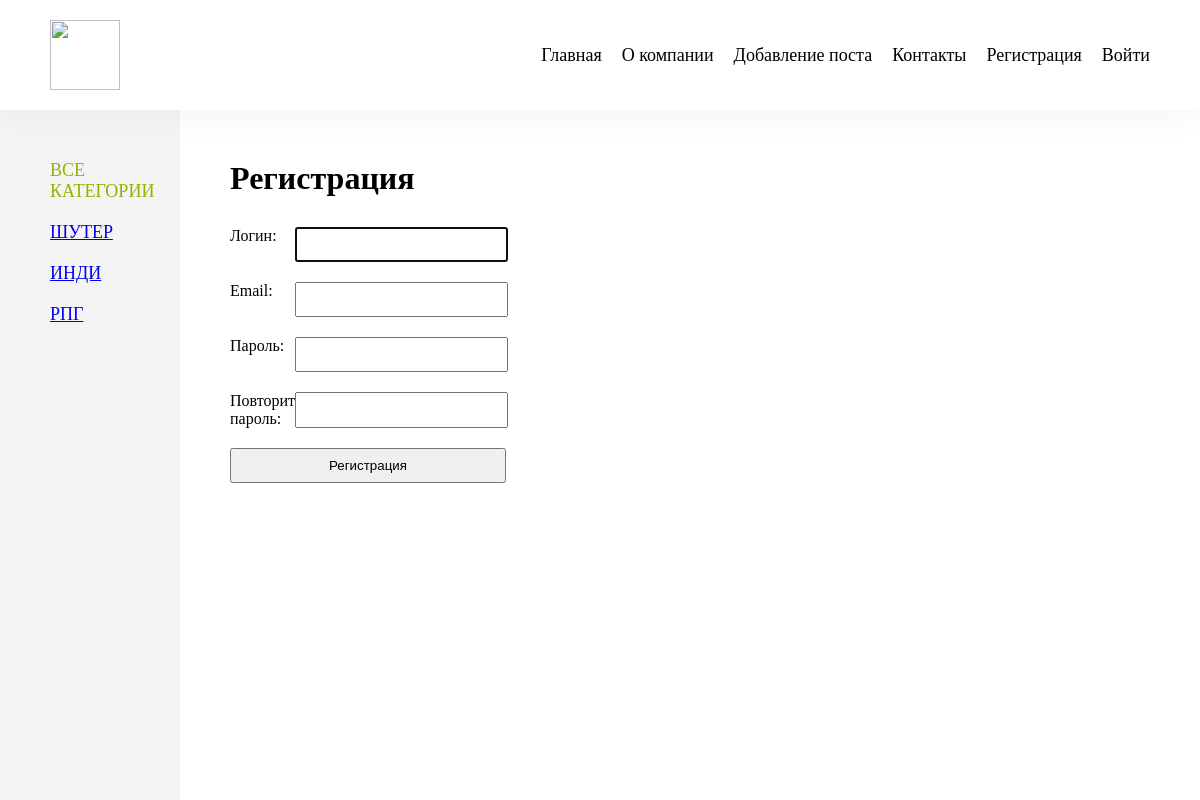
Screenshot of /register/ with the database file from the repository.
### index/models.py (models this page shows, shortened)
class Category(models.Model):
    name = models.CharField(max_length=100, db_index=True, verbose_name='Категория')
    slug = models.SlugField(max_length=255, unique=True, db_index=True, verbose_name='URL')
    def get_absolute_url(self):
        return reverse('category', kwargs={'cat_slug': self.slug})
    class Meta:
        verbose_name = 'Категория'
        verbose_name_plural = 'Категории'
        ordering = ['id']

### index/views.py (the view)
# urls.py: path('register/', RegisterUser.as_view(), name='register'),
class RegisterUser(DataMixin, CreateView):
    form_class = RegisterUserForm
    template_name = 'index/register.html'
    success_url = reverse_lazy('login')
    def get_context_data(self, *, object_list=None, **kwargs):
        context = super().get_context_data(**kwargs)
        c_def = self.get_user_context(title='Регистрация')
        return dict(list(context.items()) + list(c_def.items()))

### index/forms.py
class RegisterUserForm(UserCreationForm):
    username = forms.CharField(label='Логин',widget=forms.TextInput(attrs={'class': 'form__input'}))
    email = forms.EmailField(label='Email',widget=forms.EmailInput(attrs={'class': 'form__input'}))
    password1 = forms.CharField(label='Пароль', widget=forms.PasswordInput(attrs={'class': 'form__input'}))
    password2 = forms.CharField(label='Повторите пароль', widget=forms.PasswordInput(attrs={'class': 'form__input'}))
    class Meta:
        model = User
        fields = ('username','email', 'password1', 'password2')

### index/templatetags/index_tags.py (called while the page is built)
@register.inclusion_tag('index/list_categories.html')
def show_categories(sort=None, cat_selected=0):
    if not sort:
        cats = Category.objects.all()
    else:
        cats = Category.objects.order_by(sort)
    return {'cats': cats, 'cat_selected': cat_selected}

@register.inclusion_tag('index/header.html')
def show_header():
    menu = [
        {'title': 'Главная', 'url_name': 'home'},
        {'title': 'О компании', 'url_name': 'about'},
        {'title': 'Добавление поста', 'url_name': 'addpost'},
        {'title': 'Контакты', 'url_name': 'contact'},
        {'title': 'Регистрация', 'url_name': 'register'},
        {'title': 'Войти', 'url_name': 'login'}
    ]
    return {'menu': menu}

### index/utils.py (called while the page is built)
    def get_user_context(self, **kwargs):
        context = kwargs
        cats = cache.get('cats')
        if not cats:
            cats = Category.objects.all()
            cache.set('cats', cats, 60)
        context['cats'] = cats
        if 'cat_selected' not in context:
            context['cat_selected'] = 0
        return context

### index/templates/index/register.html (shortened to what this page needs)
{% extends 'index/base.html' %}
{% block content %}
    <h1 class="post__title">{{ title }}</h1>
    <form method="post" class="form">
        {% for field in form %}
                <div class="form__row">
                    <div class="form__input">
                        <label class="form__label" for="field.id_for_label">{{ field.label }}: </label>
                        {{ field }}
                    </div>
                </div>
            {% endfor %}
        <button type="submit" class="form__button">Регистрация</button>
    </form>
{% endblock %}

### index/templates/index/list_categories.html
{% for cat in cats %}
    {% if cat.pk == cat_selected %}
        <li class="selected">{{ cat.name }}</li>
    {% else %}
        <li><a href="{{ cat.get_absolute_url }}">{{ cat.name }}</a></li>
    {% endif %}
{% endfor %}

### index/static/index/css/style.css (style rules this page uses)
html { height: 100%; scroll-behavior: smooth; }
*, *::before, *::after { padding: 0; margin: 0; box-sizing: border-box; }
body { display: flex; min-height: 100vh; flex-direction: column; }
.post__title { margin-bottom: 30px; }
.sidebar li { text-transform: uppercase; font-size: 18px; }
.form { display: flex; flex-direction: column; gap: 15px; max-width: 30%; }
.form__row { display: flex; flex-direction: column; gap: 5px; }
.form__input { display: grid; grid-template-columns: 20% 1fr; gap: 10px; }
.form__input input, .form__input select { padding: 8px 16px; }
.form__button { padding: 8px 16px; }

### rows the page displays
Category: name "ШУТЕР"
Category: name "ИНДИ"
Category: name "РПГ"

### other values shown
{{ item.title }} "Главная" "О компании" "Добавление поста" "Контакты" "Регистрация" "Войти"
{{ title }} "Регистрация"
{{ field.label }} "Логин" "Email" "Пароль" "Повторите пароль"
